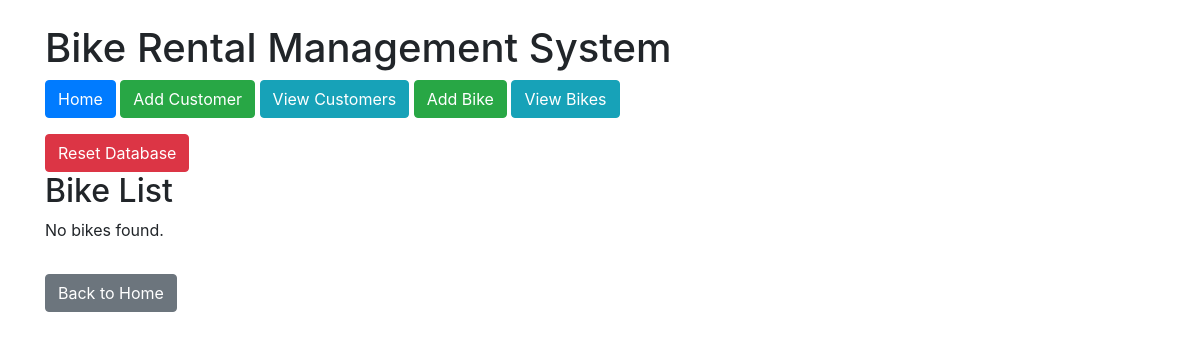
The app's page /view_bikes, older data.
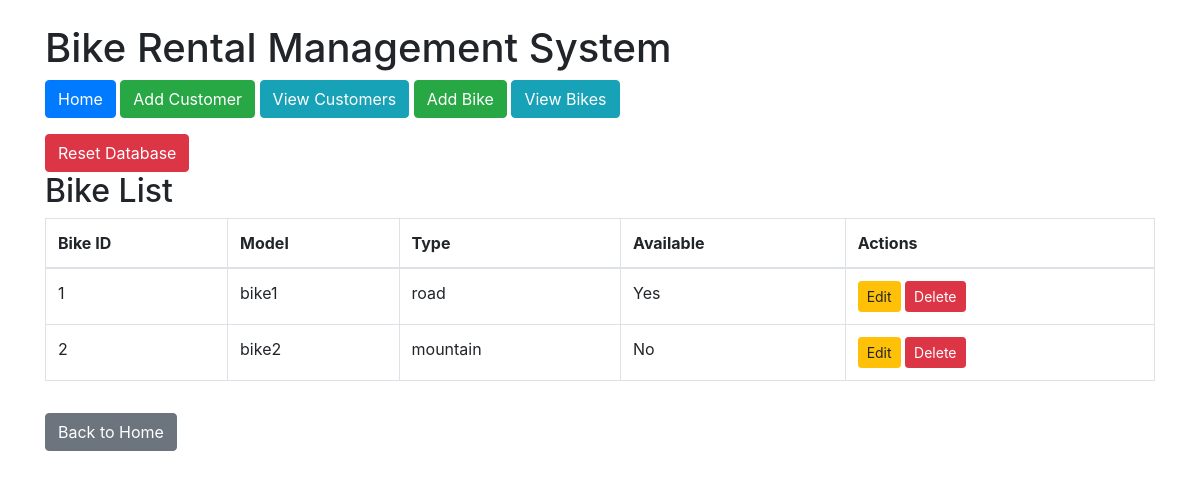
The same page, newer data.
### tables this page shows
CREATE TABLE Bikes (
        bike_id INTEGER PRIMARY KEY AUTOINCREMENT,
        model TEXT NOT NULL,
        type TEXT NOT NULL CHECK (type IN ('road', 'mountain', 'hybrid')),
        availability_status BOOLEAN DEFAULT TRUE
    );

### app.py (the view)
@app.route('/view_bikes')
def view_bikes():
    conn = connect_db()
    cursor = conn.cursor()
    cursor.execute("SELECT * FROM Bikes")
    bikes = cursor.fetchall()
    conn.close()
    return render_template('view_bikes.html', bikes=bikes)

### app.py (called while the page is built)
def connect_db():
    conn = sqlite3.connect('bike_rental.db')
    conn.row_factory = sqlite3.Row  # Allows accessing columns by name
    return conn

### templates/view_bikes.html
{% extends "layout.html" %}
{% block content %}
<h2>Bike List</h2>
{% if bikes %}
<table class="table table-bordered">
    <thead>
        <tr>
            <th>Bike ID</th>
            <th>Model</th>
            <th>Type</th>
            <th>Available</th>
            <th>Actions</th>
        </tr>
    </thead>
    <tbody>
        {% for bike in bikes %}
        <tr>
            <td>{{ bike['bike_id'] }}</td>
            <td>{{ bike['model'] }}</td>
            <td>{{ bike['type'] }}</td>
            <td>{{ 'Yes' if bike['availability_status'] else 'No' }}</td>
            <td>
                <a href="{{ url_for('edit_bike', bike_id=bike['bike_id']) }}" class="btn btn-warning btn-sm">Edit</a>
                <form action="{{ url_for('delete_bike', bike_id=bike['bike_id']) }}" method="POST" style="display:inline;">
                    <button type="submit" class="btn btn-danger btn-sm">Delete</button>
                </form>
            </td>
        </tr>
        {% endfor %}
    </tbody>
</table>
{% else %}
<p>No bikes found.</p>
{% endif %}
<a href="{{ url_for('index') }}" class="btn btn-secondary mt-3">Back to Home</a>
{% endblock %}

### templates/layout.html (shortened to what this page needs)
<!DOCTYPE html>
<html lang="en">
<head>
    <link href="https://stackpath.bootstrapcdn.com/bootstrap/4.5.2/css/bootstrap.min.css" rel="stylesheet">
</head>
<body>
    <div class="container mt-4">
        <h1>Bike Rental Management System</h1>
        <nav class="mb-3">
            <a href="{{ url_for('index') }}" class="btn btn-primary">Home</a>
            <a href="{{ url_for('add_customer') }}" class="btn btn-success">Add Customer</a>
            <a href="{{ url_for('view_customers') }}" class="btn btn-info">View Customers</a>
            <a href="{{ url_for('add_bike') }}" class="btn btn-success">Add Bike</a>
            <a href="{{ url_for('view_bikes') }}" class="btn btn-info">View Bikes</a>
        </nav>
        <form action="{{ url_for('reset_database') }}" method="POST" onsubmit="return confirm('Are you sure you want to reset the database? This will delete all data!');" style="display:inline;">
            <button type="submit" class="btn btn-danger">Reset Database</button>
        </form>
        {% block content %}{% endblock %}
    </div>
</body>
</html>

Row changes from the older to the newer data that the page shows:
added Bikes: bike_id "1", model "bike1", type "road", availability_status "Yes"
added Bikes: bike_id "2", model "bike2", type "mountain", availability_status "No"
Text that changed along with them:
text no longer shown: "No bikes found."
text now shown: "Bike ID Model Type Available Actions"
